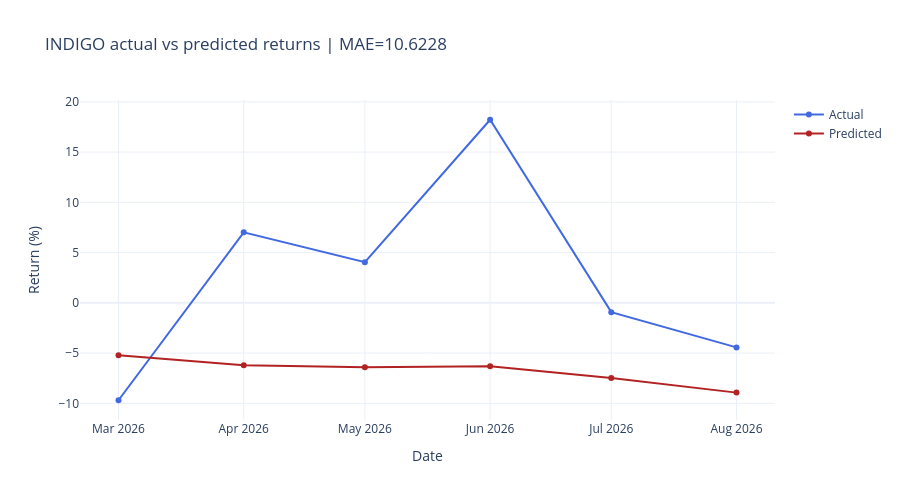

The code cell stored with this chart in its notebook:
### Code cell
plot_company_predictions('INDIGO')

### Figure 1 — Plotly figure (JSON) as saved in the notebook; plotly's stock layout.template omitted (floating-point values rounded to 4 significant figures)
{"data": [{"line": {"color": "royalblue", "width": 2}, "mode": "lines+markers", "name": "Actual", "type": "scatter", "x": ["2026-03-01T00:00:00.000000", "2026-04-01T00:00:00.000000", "2026-05-01T00:00:00.000000", "2026-06-01T00:00:00.000000", "2026-07-01T00:00:00.000000", "2026-08-01T00:00:00.000000"], "y": [-9.693, 7.018, 4.047, 18.22, -0.9253, -4.434]}, {"line": {"color": "firebrick", "width": 2}, "mode": "lines+markers", "name": "Predicted", "type": "scatter", "x": ["2026-03-01T00:00:00.000000", "2026-04-01T00:00:00.000000", "2026-05-01T00:00:00.000000", "2026-06-01T00:00:00.000000", "2026-07-01T00:00:00.000000", "2026-08-01T00:00:00.000000"], "y": [-5.223, -6.214, -6.416, -6.304, -7.471, -8.934]}], "layout": {"height": 500, "title": {"text": "INDIGO actual vs predicted returns | MAE=10.6228"}, "xaxis": {"title": {"text": "Date"}}, "yaxis": {"title": {"text": "Return (%)"}}}}
